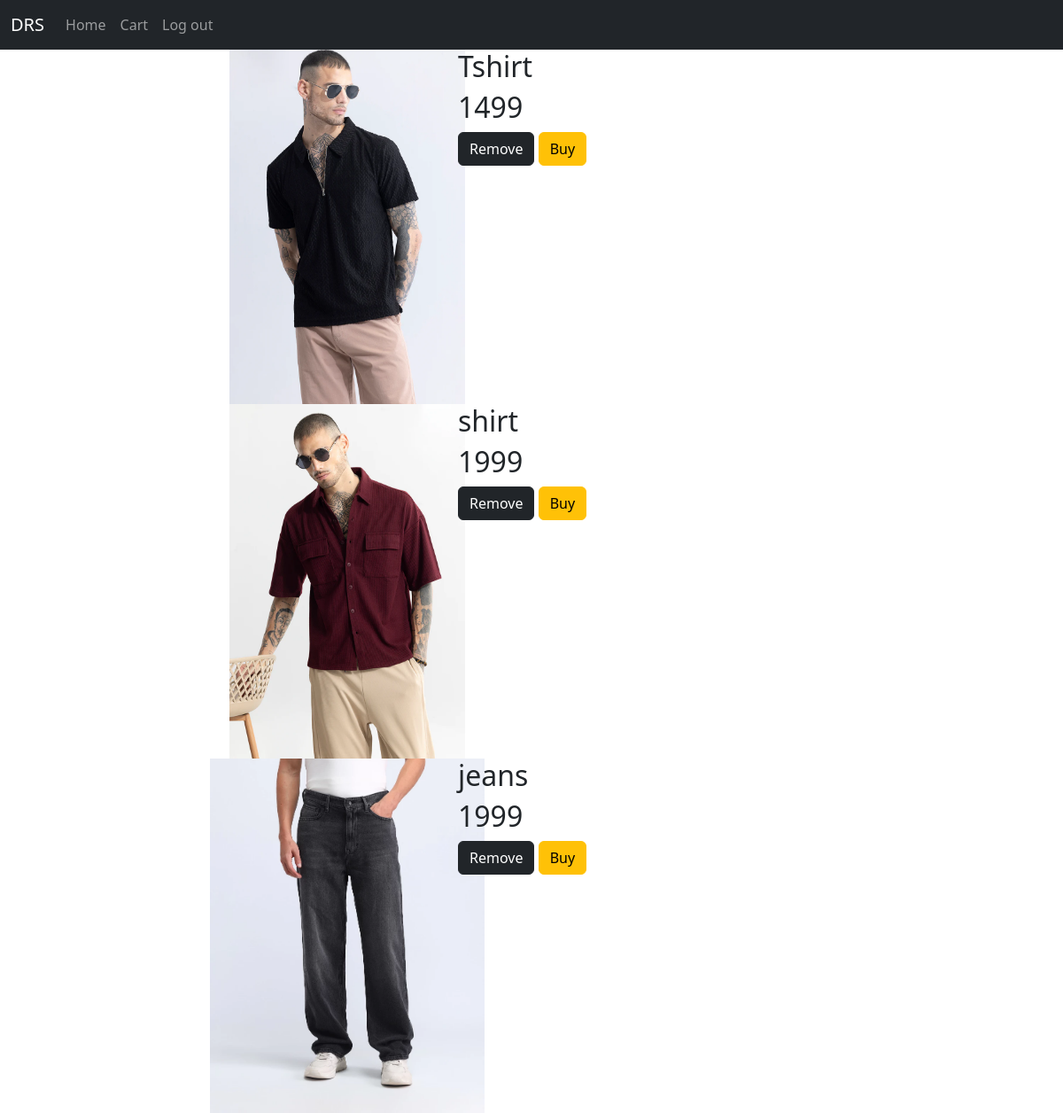
The app's page /view_cart (signed in) with its own data.
### app/models.py (models this page shows)
class Cart(models.Model):
    user=models.ForeignKey(User,on_delete=models.CASCADE)
    product=models.ForeignKey(Product,on_delete=models.CASCADE)

class Product(models.Model):
    pro_id=models.TextField()
    name=models.TextField()
    price=models.IntegerField()
    ofr_price=models.IntegerField()
    img=models.FileField()
    dis=models.TextField()

### app/views.py (the view)
# urls.py: path('view_cart',views.view_cart),
def view_cart(req):
    user=User.objects.get(username=req.session['user'])
    cart_dtls=Cart.objects.filter(user=user)
    return render(req,'user/cart.html',{'cart_dtls':cart_dtls})

### templates/user/cart.html (shortened to what this page needs)
<!DOCTYPE html>
<html lang="en">
<head>
    <link href="https://cdn.jsdelivr.net/npm/bootstrap@5.3.3/dist/css/bootstrap.min.css" rel="stylesheet">
</head>
<body>
    <nav class="navbar navbar-expand-sm bg-dark navbar-dark">
        <div class="container-fluid">
          <a class="navbar-brand" href="#">DRS</a>
          <div class="collapse navbar-collapse" id="collapsibleNavbar">
            <ul class="navbar-nav">
              <li class="nav-item">
                <a class="nav-link" href="../user_home">Home</a>
              </li>
              <li class="nav-item">
                <a class="nav-link" href="#">Cart</a>
              </li>
              <li class="nav-item">
                <a class="nav-link" href="shp_logout">Log out</a>
              </li>
            </ul>
          </div>
        </div>
      </nav>
    <div class="container">
        <div class="row">
            {% for i in cart_dtls %}
            <div class="col-lg-5">
                <img src="{{i.product.img.url}}" alt="" style="display: inline-block;width: 700px;height: 400px; object-fit: contain;" >
              </div>
                <div class="col-lg-7">
                <h2>{{i.product.name}}</h2>
                <h2>{{i.product.price}}</h2>
                <a href="delete_cart/{{i.pk}}" class="btn btn-dark">Remove</a>
                <a href="user_buy/{{i.pk}}" class="btn btn-warning">Buy</a>
            </div>
            {% endfor %}
        </div>
    </div>
</body>
</html>

### records on screen
Cart: product.img (picture), product.name "Tshirt", product.price "1499"
Cart: product.img (picture), product.name "shirt", product.price "1999"
Cart: product.img (picture), product.name "jeans", product.price "1999"
